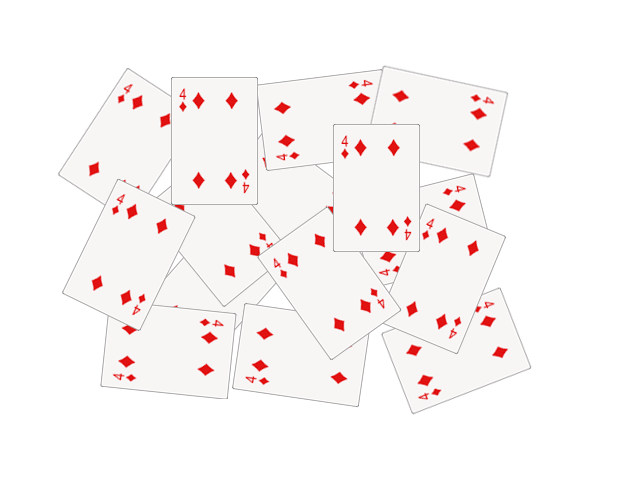
#> input picture OpenCVPython/cards.png, 640 x 480 px
$ python PerspectiveTransform.py
#> lines starting #> are read from the running program, lines starting #| are printed output that depends on the picture
# -*- coding: utf-8 -*-
"""
Created on Sat May 29 15:36:58 2021

@author: Sammy
"""

import cv2
import numpy as np

width,height = 250,350
img = cv2.imread("cards.png")
#> img is the input picture: shape (480, 640, 3); mean B, G, R 245.8, 245.8, 250.7
#location of middle row  1st column
pts1 = np.float32([[119,183],[195,216],[65,293],[140,330]])
pts2 = np.float32([[0, 0], [width, 0],[0, height], [width,height]])
matrix = cv2.getPerspectiveTransform(pts1,pts2)
imgOutput = cv2.warpPerspective(img, matrix, (width,height) )
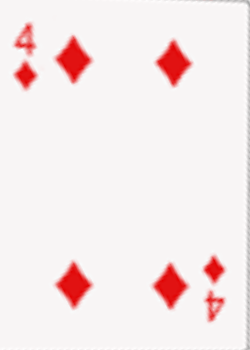
#> imgOutput: shape (350, 250, 3); mean B, G, R 233.4, 233.4, 246.3
cv2.imshow("Image", img)
cv2.imshow("Output", imgOutput)
cv2.waitKey(0)
